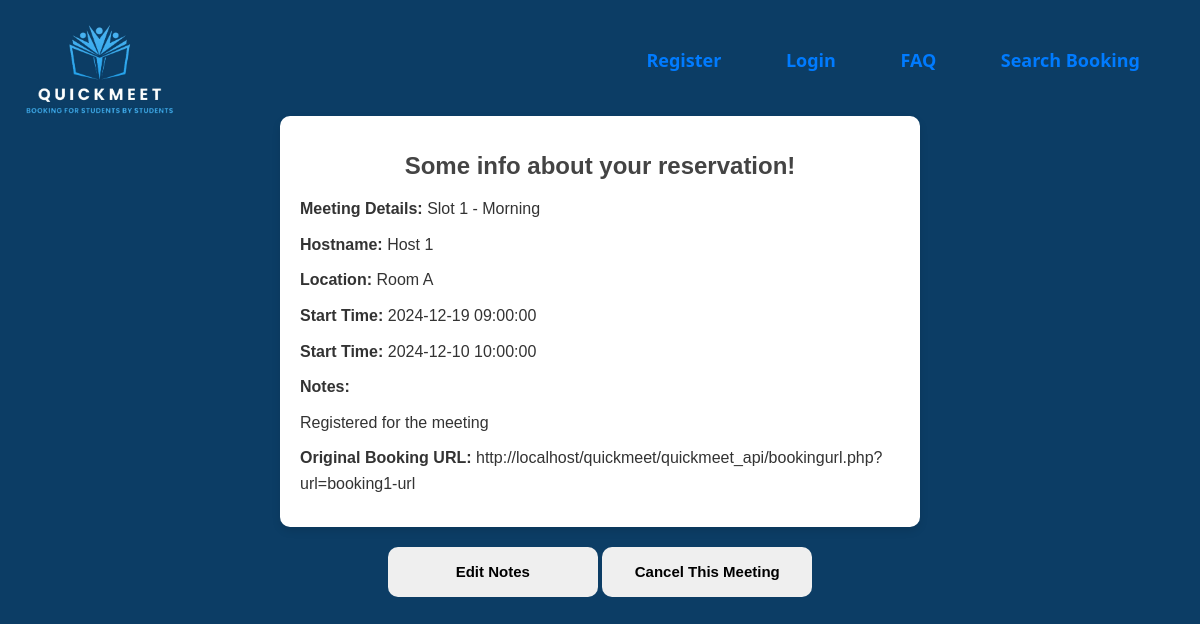
Screenshot of /quickmeet_api/reservationurl.php?url=reservation1-url with the database file from the repository.
### tables this page shows
CREATE TABLE Timeslot (
    sid INT AUTO_INCREMENT PRIMARY KEY,              
    bookingurl VARCHAR(255),              
    slottitle VARCHAR(255) NOT NULL,       
    hostname VARCHAR(255) NOT NULL,        
    location VARCHAR(255) NOT NULL,        
    startdatetime DATETIME NOT NULL,      
    enddatetime DATETIME NOT NULL,        
    numopenslots INT NOT NULL,             
    maxslots INT NOT NULL,                 
    FOREIGN KEY (bookingurl) REFERENCES Booking(bookingurl)
);

CREATE TABLE Reservation (
    reservationurl VARCHAR(255) PRIMARY KEY,  
    sid INT,                                
    notes TEXT,                                
    FOREIGN KEY (sid) REFERENCES Timeslot(sid)
);

### quickmeet_api/reservationurl.php (the view, shortened to what this page needs)
<?php
include '../backend/bookingpagesheader.php';
?>
<?php
$servername = "localhost";
$username = "root";
$password = "";
$dbname = "mysql";
$conn = new mysqli($servername, $username, $password, $dbname);
$resUrl = $_GET['url'] ?? null;
if ($resUrl) {
    $sql = "SELECT * FROM Reservation WHERE reservationurl = ?";
    $stmt = $conn->prepare($sql);
    $stmt->bind_param("s", $resUrl);
    $stmt->execute();
    $result1 = $stmt->get_result();
    if ($result1 && $result1->num_rows > 0) {
        $res = $result1->fetch_assoc();
        $sql = "SELECT * FROM Timeslot WHERE sid = ?";
        $stmt = $conn->prepare($sql);
        $stmt->bind_param("s", $res['sid']);
        $stmt->execute();
        $result = $stmt->get_result();
        if ($result && $result->num_rows > 0) {
            $restimeslot = $result->fetch_assoc();
            echo "
            <!DOCTYPE html>
            <html lang='en'>
            <head>
            </head>
            <body style='background-color: #0C3D65'>
                <div class='TimeSlot-container'>
                    <h1>" . "Some info about your reservation!" . "</h1>
                    <p><span class = 'bolder'>Meeting Details:</span> " . htmlspecialchars($restimeslot['slottitle']) . "</p>
                    <p><span class = 'bolder'>Hostname:</span> " . htmlspecialchars($restimeslot['hostname']) . "</p>
                    <p><span class = 'bolder'>Location:</span> " . htmlspecialchars($restimeslot['location']) . "</p>
                    <p><span class = 'bolder'>Start Time: </span>" . htmlspecialchars($restimeslot['startdatetime']) . "</p>
                    <p><span class = 'bolder'>Start Time: </span>" . htmlspecialchars($restimeslot['enddatetime']) . "</p>
                    <p><span class = 'bolder'>Notes: </span>" . "</p>
                    <p>". htmlspecialchars($res['notes']) ."</p>
                    <p><span class = 'bolder'>Original Booking URL: </span> " . htmlspecialchars("http://localhost/quickmeet/quickmeet_api/bookingurl.php?url=" . urlencode($restimeslot['bookingurl'])) . "</p>
                </div>
            </body>
            </html>";
        }
        else {
            echo "<h3> Sorry, the timeslot that was created was deleted by the owner and no longer found </h3>";
        }
    ?>
    <!DOCTYPE html>
    <html>
    <head>
    </head>
    <body>
        <div class = "buttons">
            <button  onclick="editNotes()">Edit Notes</button>
            <input  type="submit" value="Cancel This Meeting" onclick="delRes(event)" />
        </div>
    </body>
    </html>
    <?php
    } else {
        echo "<h1>This reservation was not found</h1>";
    }
} else {
    echo "<h1>Invalid URL</h1>";
}
?>

### quickmeet_api/reservationurl.php (style rules this page uses)
body { font-family: Arial, sans-serif; background-color: #f5f5f5; margin: 20px; color: #333; }
.TimeSlot-container { max-width: 600px; margin: auto; padding: 20px; background-color: #ffffff; border-radius: 10px; box-shadow: 0 4px 8px rgba(0, 0, 0, 0.1); }
h1 { color: #444; font-size: 24px; text-align: center; }
p { margin: 10px 0; line-height: 1.6; }
.bolder { font-weight: bold; }
.buttons { text-align: center; margin-top: 20px; }
button, input { border-radius: 10px; width: 210px; height: 50px; cursor: pointer; font-size: 15px; font-weight: 600; border: none; }

### rows the page displays
timeslot: slottitle "Slot 1 - Morning", hostname "Host 1", location "Room A", startdatetime "2024-12-19 09:00:00", enddatetime "2024-12-10 10:00:00", bookingurl "http://localhost/quickmeet/quickmeet_api/bookingurl.php?url=booking1-url"
reservation: notes "Registered for the meeting"
